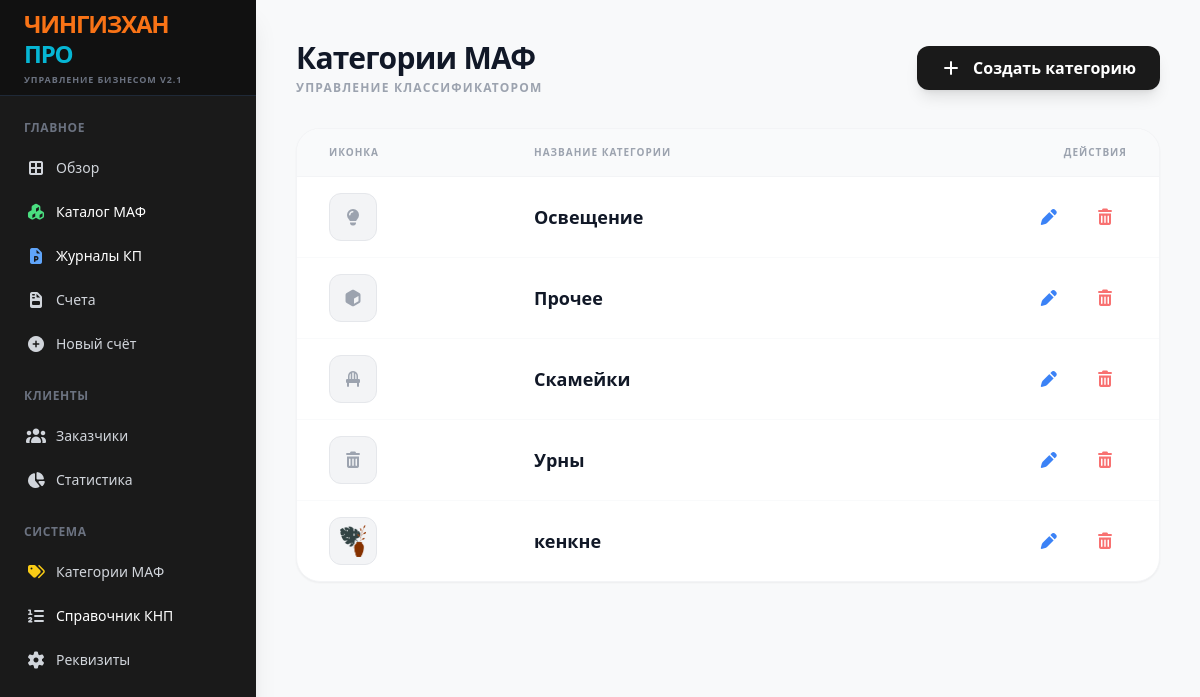
The page /categories on the database as committed earlier.
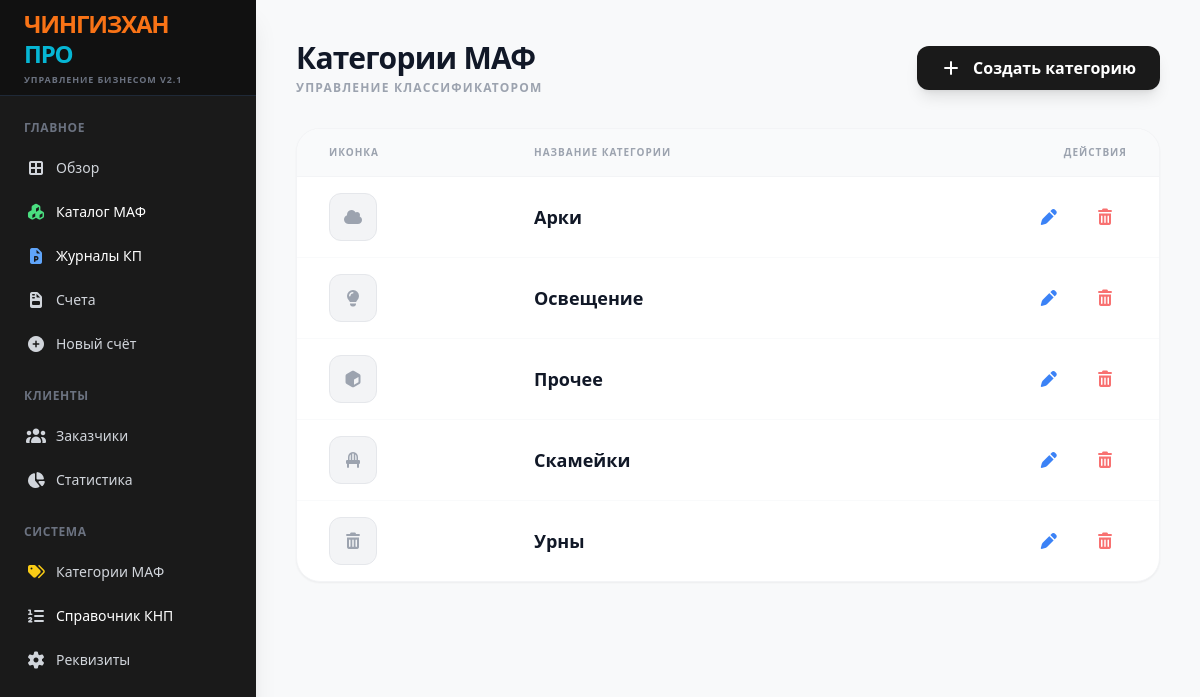
The same page on the database as committed later.
### tables this page shows
CREATE TABLE categories (id INTEGER PRIMARY KEY AUTOINCREMENT, name TEXT, icon TEXT);

### app.py (the view)
@app.route('/categories')
def categories_list():
    return render_template('categories.html', categories=get_categories())

### app.py (called while the page is built)
def get_categories():
    with sqlite3.connect(DB_NAME) as conn:
        cats_db = conn.cursor().execute("SELECT * FROM categories ORDER BY name").fetchall()
        return [{'id': str(r[0]), 'name': str(r[1]), 'icon': str(r[2])} for r in cats_db]

### templates/categories.html (shortened to what this page needs)
{% extends "base.html" %}
{% block content %}
<div class="p-10 max-w-5xl mx-auto">
    <div class="flex justify-between items-center mb-8">
        <div>
            <h2 class="text-3xl font-black text-gray-900 tracking-tight">Категории МАФ</h2>
            <p class="text-gray-400 font-bold text-xs uppercase tracking-widest mt-1">Управление классификатором</p>
        </div>
        <button onclick="openCategoryModal()" class="bg-[#1a1a1a] text-white px-6 py-2.5 rounded-xl font-bold hover:bg-gray-800 transition shadow-lg">
            <i class="fas fa-plus mr-2"></i> Создать категорию
        </button>
    </div>
    <div class="bg-white rounded-3xl shadow-sm border border-gray-100 overflow-hidden">
        <table class="w-full text-left border-collapse">
            <thead>
                <tr class="bg-gray-50 border-b border-gray-100 font-black text-gray-400 text-[10px] uppercase tracking-widest">
                    <th class="py-4 px-8">Иконка</th>
                    <th class="py-4 px-8">Название категории</th>
                    <th class="py-4 px-8 text-right">Действия</th>
                </tr>
            </thead>
            <tbody class="divide-y divide-gray-50">
                {% for cat in categories %}
                <tr class="hover:bg-gray-50/50 transition">
                    <td class="py-4 px-8">
                        <div class="w-12 h-12 bg-gray-100 rounded-xl flex items-center justify-center border border-gray-200">
                            {% if cat.icon and (cat.icon.endswith('.png') or cat.icon.endswith('.svg') or cat.icon.endswith('.jpg') or cat.icon.endswith('.webp')) %}
                                <img src="/static/category_icons/{{ cat.icon }}" class="w-8 h-8 object-contain">
                            {% else %}
                                <i class="fas {{ cat.icon if cat.icon else 'fa-folder' }} text-gray-400"></i>
                            {% endif %}
                        </div>
                    </td>
                    <td class="py-4 px-8 font-bold text-gray-900 text-lg">{{ cat.name }}</td>
                    <td class="py-4 px-8 text-right space-x-2">
                        <button onclick="openCategoryModal('{{ cat.id }}', '{{ cat.name }}', '{{ cat.icon }}')" class="text-blue-500 hover:bg-blue-50 p-3 rounded-xl transition">
                            <i class="fas fa-pen"></i>
                        </button>
                        <button onclick="deleteCategory('{{ cat.id }}')" class="text-red-400 hover:bg-red-50 p-3 rounded-xl transition">
                            <i class="fas fa-trash-alt"></i>
                        </button>
                    </td>
                </tr>
                {% endfor %}
            </tbody>
        </table>
    </div>
</div>
{% endblock %}

Rows that differ between the two databases and show on the page:
removed categories: icon (picture), name "кенкне"
added categories: name "Арки"
